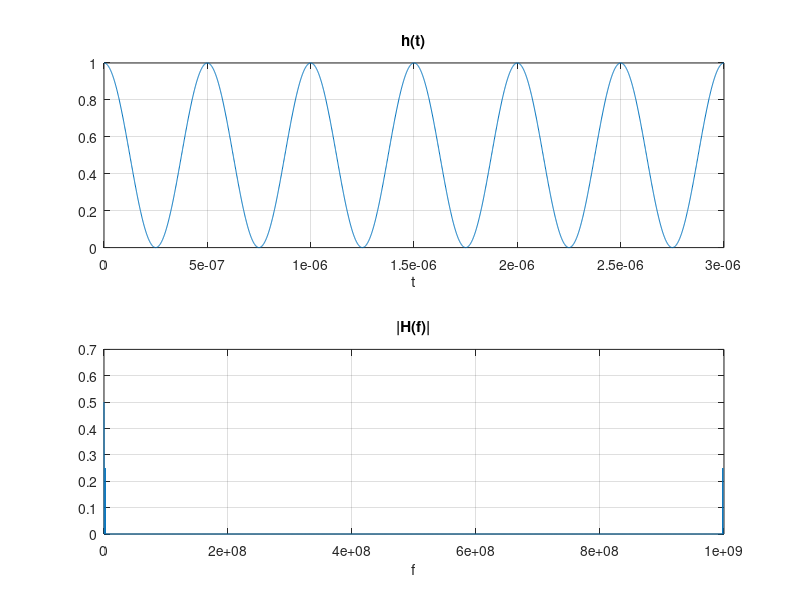

Source code (MATLAB):
clear all; close all; clc;

f0 = 10^6;
fs = f0*1000;
t = 0:1/fs:3/f0;
h = (cos(2*pi*f0*t)).^2;

N = length(h);
n = 0:N-1;
f = fs*n/N;
H = fft(h);
MH = abs(H)/N;

subplot(211);
plot(t,h);
grid on;
title('h(t)');
xlabel('t');

subplot(212);
plot(f,MH);
grid on;
title('|H(f)|');
xlabel('f');